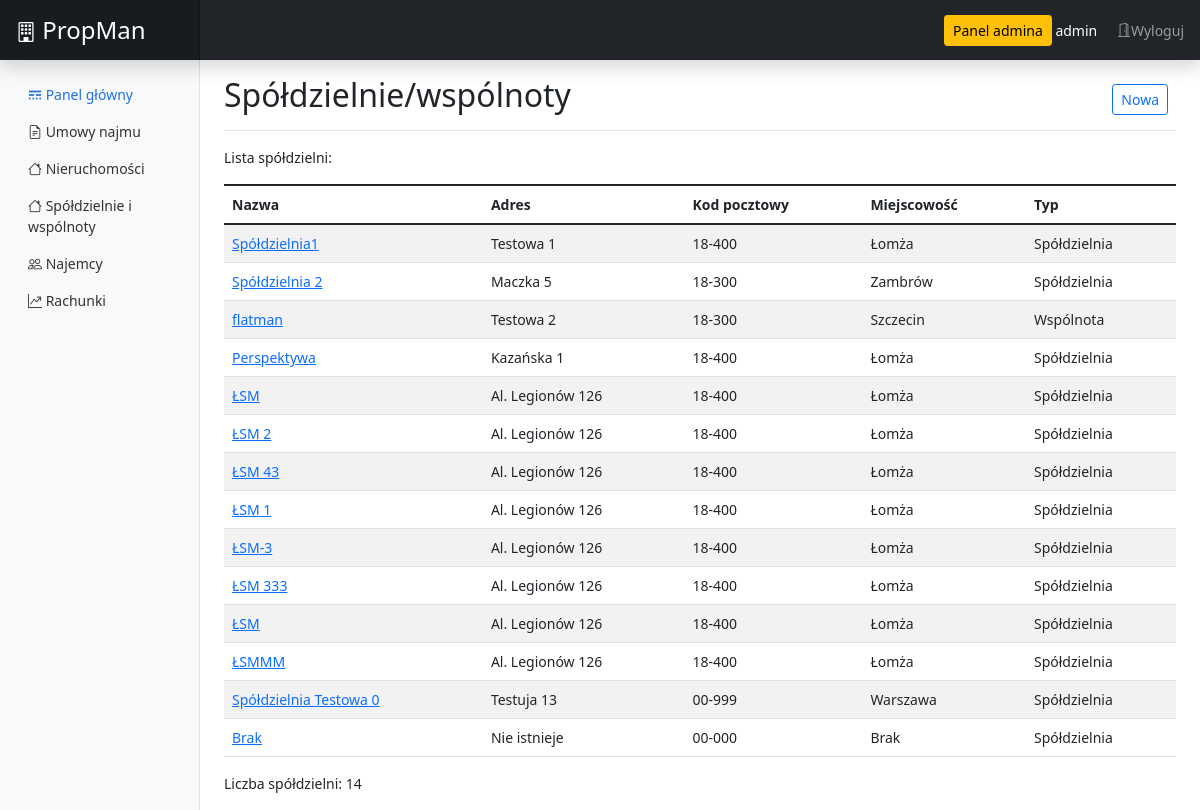
Screenshot of /app/forms/housingassociation/list (signed in) with the database file from the repository.
### app/models.py (models this page shows, shortened)
class HousingAssociation(models.Model):
    id = models.AutoField(primary_key=True)
    name = models.CharField(max_length=45, blank=False) # HA name
    address = models.CharField(max_length=198, blank=False) # HA address
    postalcode = models.CharField(max_length=6, blank=False) # HA postalcode
    city = models.CharField(max_length=45, blank=False) # HA city
    phone = models.CharField(max_length=12, blank=True) # HA phone number
    email = models.EmailField(max_length=254, blank=True)
    comments = models.TextField(max_length=1000, blank=True) # Comments
    type = models.ForeignKey(HousingAssociation_type, default=1, on_delete=models.PROTECT)
    class Meta:
        ordering = ['id']

class HousingAssociation_type(models.Model):
    id = models.AutoField(primary_key=True)
    name = models.CharField(max_length=45, blank=False)
    class Meta:
        ordering = ['name']
    def __str__(self):
        return self.name

### app/views.py (the view)
# urls.py: path('forms/housingassociation/list', views.ha_list, name='ha_list'),
def ha_list(request):
    form = HousingAssociation.objects.all()
    ha_count = HousingAssociation.objects.count()
    return render(request, 'registration/ha/ha_list.html', {'ha_all': form, 'ha_count': ha_count})

### templates/registration/ha/ha_list.html
{% extends 'registration/base.html' %}
{% block content %}
<div class="d-flex justify-content-between flex-wrap flex-md-nowrap align-items-center pt-3 pb-2 mb-3 border-bottom">
  <h1 class="h2">Spółdzielnie/wspólnoty</h1>
  <div class="btn-toolbar mb-2 mb-md-0">
    <div class="btn-group me-2">
      <a href="{% url 'housingassociation_new' %}" type="button" class="btn btn-sm btn-outline-primary">Nowa</a>
    </div>
  </div>
</div>
<div class="">
  <p>Lista spółdzielni:</p>
  <table class="table table-striped">
    <tbody>
      <thead>
        <th>Nazwa</th>
        <th>Adres</th>
        <th>Kod pocztowy</th>
        <th>Miejscowość</th>
        <th>Typ</th>
      </thead>
    {% for ha in ha_all %}
      <tr>
        <td><a href="/app/forms/housingassociation/item/{{ ha.id }}">{{ ha.name }}</a></td>
        <td>{{ ha.address }}</td>
        <td>{{ ha.postalcode }}</td>
        <td>{{ ha.city }}</td>
        <td>{{ ha.type }}</td>
      </tr>
    {% empty %}
      <li>Brak wpisów</li>
    {% endfor %}
    </tbody>
  </table>
  <p>Liczba spółdzielni: {{ ha_count }}</p>
</div>
{% endblock %}

### templates/registration/base.html (shortened to what this page needs)
{% load django_htmx %}
<!doctype html>
<html lang="pl">
  <head>
    {% load static %}
    <link href="https://cdn.jsdelivr.net/npm/bootstrap@5.1.3/dist/css/bootstrap.min.css" rel="stylesheet">
    <link rel="stylesheet" href="https://cdn.jsdelivr.net/npm/bootstrap-icons@1.7.2/font/bootstrap-icons.css">
    <link href="{% static 'dashboard.css' %}" rel="stylesheet" type="text/css">
  </head>
  <body hx-ext="debug, event-header">
    <header class="navbar navbar-dark sticky-top bg-dark flex-md-nowrap p-0 shadow">
      <a class="navbar-brand col-md-3 col-lg-2 me-0 px-3 fs-4" href="{% url 'index' %}">
        <i class="bi bi-building text-white fs-5"></i>
        PropMan
      </a>
        {% if user.is_authenticated %}
      <div class="navbar-nav">
        <div class="nav-item text-nowrap">
          {% if request.user.is_superuser %}
            <a type="button" class="btn btn-warning btn-secondary btn-sm btn-block" href="/admin">Panel admina</a>
          {% endif %}
          <span class="d-inline align-middle text-white">{{ user.username }}</span>
          <a class="d-inline nav-link align-middle px-3" href="{% url 'logout' %}">
            <i class="bi bi-door-open"></i>Wyloguj
          </a>
        </div>
      </div>
    </header>
    <div class="container-fluid">
      <div class="row">
        {% include 'registration/menu.html' %}
        <main class="col-md-9 ms-sm-auto col-lg-10 px-md-4">
          <div class="">
            {% block content %}
            {% endblock %}
          </div>
        </main>
      </div>
    </div>
    {% endif %}
  </body>
</html>

### static/dashboard.css (style rules this page uses)
body { font-size: .875rem; }
.navbar-brand { padding-top: .75rem; padding-bottom: .75rem; font-size: 1rem; background-color: rgba(0, 0, 0, .25); box-shadow: inset -1px 0 0 rgba(0, 0, 0, .25); }

### rows the page displays
HousingAssociation: name "Spółdzielnia1", address "Testowa 1", postalcode "18-400", city "Łomża", type "Spółdzielnia"
HousingAssociation: name "Spółdzielnia 2", address "Maczka 5", postalcode "18-300", city "Zambrów", type "Spółdzielnia"
HousingAssociation: name "flatman", address "Testowa 2", postalcode "18-300", city "Szczecin", type "Wspólnota"
HousingAssociation: name "Perspektywa", address "Kazańska 1", postalcode "18-400", city "Łomża", type "Spółdzielnia"
HousingAssociation: name "ŁSM", address "Al. Legionów 126", postalcode "18-400", city "Łomża", type "Spółdzielnia"
HousingAssociation: name "ŁSM 2", address "Al. Legionów 126", postalcode "18-400", city "Łomża", type "Spółdzielnia"
HousingAssociation: name "ŁSM 43", address "Al. Legionów 126", postalcode "18-400", city "Łomża", type "Spółdzielnia"
HousingAssociation: name "ŁSM 1", address "Al. Legionów 126", postalcode "18-400", city "Łomża", type "Spółdzielnia"
HousingAssociation: name "ŁSM-3", address "Al. Legionów 126", postalcode "18-400", city "Łomża", type "Spółdzielnia"
HousingAssociation: name "ŁSM 333", address "Al. Legionów 126", postalcode "18-400", city "Łomża", type "Spółdzielnia"
HousingAssociation: name "ŁSM", address "Al. Legionów 126", postalcode "18-400", city "Łomża", type "Spółdzielnia"
HousingAssociation: name "ŁSMMM", address "Al. Legionów 126", postalcode "18-400", city "Łomża", type "Spółdzielnia"
HousingAssociation: name "Spółdzielnia Testowa 0", address "Testuja 13", postalcode "00-999", city "Warszawa", type "Spółdzielnia"
HousingAssociation: name "Brak", address "Nie istnieje", postalcode "00-000", city "Brak", type "Spółdzielnia"

### other values shown
{{ user.username }} "admin"
{{ ha_count }} "14"
